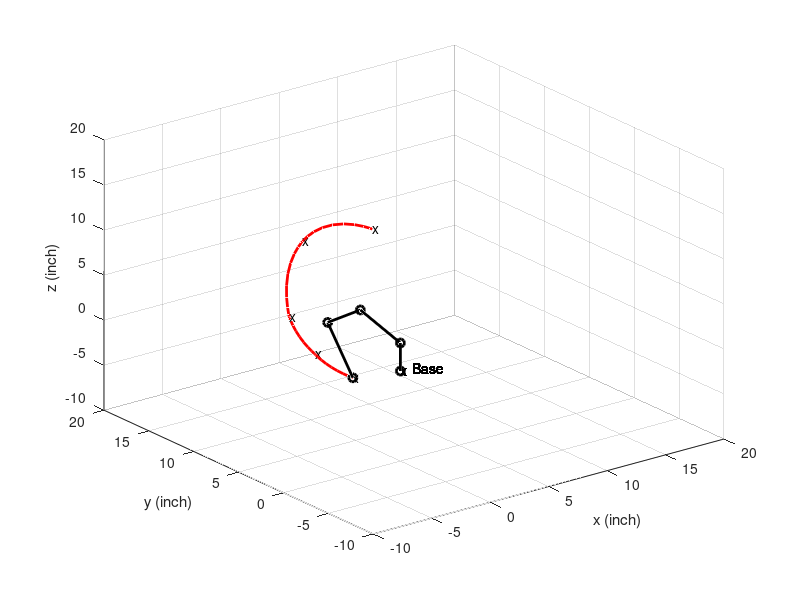

MATLAB code to generate this figure:
%% Position of the Lynxmotion

t = linspace(0,4,41);

d1 = 3.11;
a2 = 4.75;
a3 = 4.75;
d5 = 5.61;

N = 41;

%% Plot the robotic arm, in 4 different positions

x0 = zeros(1,N);
y0 = zeros(1,N);
z0 = zeros(1,N);

x1 = zeros(1,N);
y1 = zeros(1,N);
z1 = d1*ones(1,N);

for i = 1:N    
    
if t(i)>=0 && t(i)<=1
q1(i) = 90;
q2(i) = 120 - 120*(t(i)^2) + 80*(t(i)^3);
q3(i) = -35 - 75*(t(i)^2) + 50*(t(i)^3);
q4(i) = 30 + 120*(t(i)^2) - 80*(t(i)^3);

elseif t(i)>1 && t(i)<=2
q1(i) = 90;
q2(i) = 80 - 150*(t(i)-1)^2 + 100*(t(i)-1)^3;
q3(i) = -60 + 60*(t(i)-1)^2 - 40*(t(i)-1)^3;
q4(i) = 70 - 60*(t(i)-1)^2 + 40*(t(i)-1)^3;

elseif t(i)>2 && t(i)<=3
q1(i) = 90;
q2(i) = 30 - 90*(t(i)-2)^2 + 60*(t(i)-2)^3;
q3(i) = -40 + 120*(t(i)-2)^2 - 80*(t(i)-2)^3;
q4(i) = 50 - 150*(t(i)-2)^2 + 100 *(t(i)-2)^3;   

elseif t(i)>3 && t(i)<=4
q1(i) = 90;
q2(i) = 60*(t(i)-3)^2 - 40*(t(i)-3)^3;
q3(i) = -180*(t(i)-3)^2 + 120*(t(i)-3)^3;
q4(i) = 30*(t(i)-3)^2 - 20*(t(i)-3)^3;
end    

c1(i) = cosd(q1(i));
s1(i) = sind(q1(i));

c2(i) = cosd(q2(i));
s2(i) = sind(q2(i));

c3(i) = cosd(q3(i));
s3(i) = sind(q3(i));

c4(i) = cosd(q4(i));
s4(i) = sind(q4(i));

c23(i) = cosd(q2(i)+q3(i));
s23(i) = sind(q2(i)+q3(i));

c234(i) = cosd(q2(i)+q3(i)+q4(i));
s234(i) = sind(q2(i)+q3(i)+q4(i));

x2(i) = (a2*c2(i))*c1(i) ;
y2(i) = (a2*c2(i))*s1(i);
z2(i) = d1 + a2*s2(i);

x3(i) = (a2*c2(i) + a3*c23(i))*c1(i) ;
y3(i) = (a2*c2(i) + a3*c23(i))*s1(i);
z3(i) = d1 + a2*s2(i) + a3*s23(i) ;

xt(i) = (a2*c2(i) + a3*c23(i) + d5*s234(i))*c1(i);
yt(i) = (a2*c2(i) + a3*c23(i) + d5*s234(i))*s1(i);
zt(i) = d1 + a2*s2(i) + a3*s23(i) - d5*c234(i);
    
xx = [ x0(i); x1(i); x2(i); x3(i); xt(i) ] ; 
yy = [ y0(i); y1(i); y2(i); y3(i); yt(i) ] ; 
zz = [ z0(i); z1(i); z2(i); z3(i); zt(i) ] ;
    
    %% Plot 3d
    figure(2)
    plot3(xx,yy,zz,'ko-','Linewidth',2)
    axis ([-10 20 -10 20 -10 20])
    
    % Defined Point in Part IB
    text(0, 10.8984, 9.4124, 'x') ;
    text(0, 12.3975, 0.3627, 'x') ;
    text(0, 9.5, -2.5, 'x') ;
    text(0, 5.2973, -3.177, 'x') ;
    
    xlabel('x (inch)') ; ylabel('y (inch)'); zlabel('z (inch)');
    
    hold on

    text(x0, y0, z0,'x') ; %%In this case x to label position 
    text(x0+1, y0, z0,'Base') ; %%label start pos
    text(xt(1), yt(1), zt(1), 'x') ; %%In this case x to label position 
    plot3(xt,yt,zt,'-','Linewidth',2,'Color','r')
    
    grid on
    

    %% Pause
    pause(0.1)
    hold off
    pause(0.1)
end

